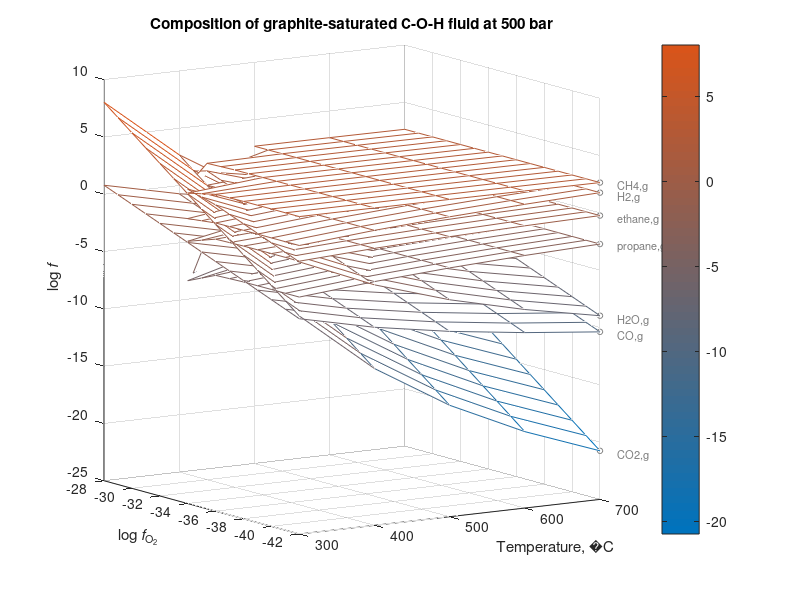

This figure's MATLAB source: (Note: this script raises an error after producing the figure.)
% plot results of calculations from crustalfluidmodel.R

%% Load Model OUtput

fid = fopen('logaeq2e.csv');            % even numbered
    hdr = textscan(fid,'%s',1,'HeaderLines',0)
    fclose(fid);
heads = strsplit(cell2mat(hdr{1}),'","')
heads = heads(2:end)
heads{end} = heads{end}(1:end-1) % get rid of trailing character

sp = heads;
nspecies = length(sp);

conds = csvread('conds2e.csv', 1,1);       % [T, P, logfO2]
    temp = csvread('conds2o.csv', 1,1);
%     conds = [conds; temp]
logaeq = csvread('logaeq2e.csv', 1,1);     % logact [graphite, CO, CO2, ... propane]
    temp = csvread('logaeq2e.csv', 1,1);     % logact [graphite, CO, CO2, ... propane]
%     logaeq = [logaeq; temp]

[A,index] = sortrows(conds,[1,3]);
B = logaeq(index,:);

uniqueT = unique(A(:,1))
% uniqueP = unique(A(:,2))
uniquefO2 = unique(A(:,3))

bb = reshape(B, [length(uniquefO2), length(uniqueT), nspecies])  % [logfO2, T, nspecies]
bb = permute(bb, [2 1 3])   % [T, logfO2, nspecies]

% grid on [T, fO2, logact]
[X, Y] = ndgrid(uniqueT, uniquefO2)

Ti = 300:100:700;
logfO2i = -42:1:-28;
[xi, yi] = ndgrid(Ti, logfO2i)

%% plot gridded results

figure(2); clf;
load('mycolormap.mat')   % contains mycmap

sptoplot = [2 3 4 5 6 8 9];     % omit Cgr and O2

zi = [];
for ii = 1:length(sptoplot)
    zi(:,:,ii) = interpn(X, Y, bb(:,:,sptoplot(ii)), xi, yi)
    mesh(xi,yi,zi(:,:,ii)); hold on;
end

for mm = 1:length(sptoplot)
    xloc = find(xi == max(xi(:,1)),1);
    yloc = find(yi == min(yi(1,:)),1);
    plot3(xi(xloc,yloc), yi(xloc,yloc), zi(xloc, yloc, mm), 'o', 'Color', [0.500000 0.500000 0.500000], 'MarkerSize', 4);
    text(xi(xloc,yloc)+5, yi(xloc,yloc)-1, zi(xloc, yloc, mm), sp{sptoplot(mm)}, ...
        'HorizontalAlignment', 'left', 'VerticalAlignment', 'middle',...
        'Color', [0.500000 0.500000 0.500000], 'FontSize', 8)
end

hold off;

xlabel(['Temperature, ' char(176) 'C'])
ylabel('log{\it f}_{O_2}')
zlabel('log{\it f}')

title('Composition of graphite-saturated C-O-H fluid at 500 bar')

% zlim([-10, 4])
colormap(mycmap)
colorbar

view(-33, 9)

print(gcf(), '-depsc2', '-loose', 'cfm_variablefO2_500bar.eps');


%% make and plot interpolated results at buffered fO2

plotbufers;  % load and plot the buffers model output from T = 300 to 700 C

thebuffer = 'FMQ';
deltabuff = +0;     % Delta logfO2 vs. buffer

buffidx = find(strcmp(bn, 'FMQ'),1);

Tbi = [300:5:700]';
logfO2bi = interp1(Tint', bs(:,buffidx), Tbi, 'spline', NaN) + deltabuff;

logactbi = [];    % [nTbi x nsptoplot]
for ii = 1:length(sptoplot)
    logactbi(:,ii) = interpn(X, Y, bb(:,:,sptoplot(ii)), Tbi, logfO2bi, 'spline', NaN)
%     F = griddedInterpolant(X, Y, bb(:,:,sptoplot(ii)));
%     logactbi2(:,ii) = F(Tbi, logfO2bi);
%     isequaln(logactbi, logactbi2) % TRUE
end


figure(3); clf;

subplot(2,1,1);
plot(Tbi, logactbi)

ylabel('log{\it f}')
xlabel(['Temperature, ' char(176) 'C'])

subplot(2,1,2);
plot(Tbi, logfO2bi)

ylabel('log{\it f}_{O_2}')
xlabel(['Temperature, ' char(176) 'C'])

% zi = [];
% for ii = 1:length(sptoplot)
%     zi(:,:,ii) = interpn(X, Y, bb(:,:,sptoplot(ii)), xi, yi)
%     mesh(xi,yi,zi(:,:,ii)); hold on;
% end

